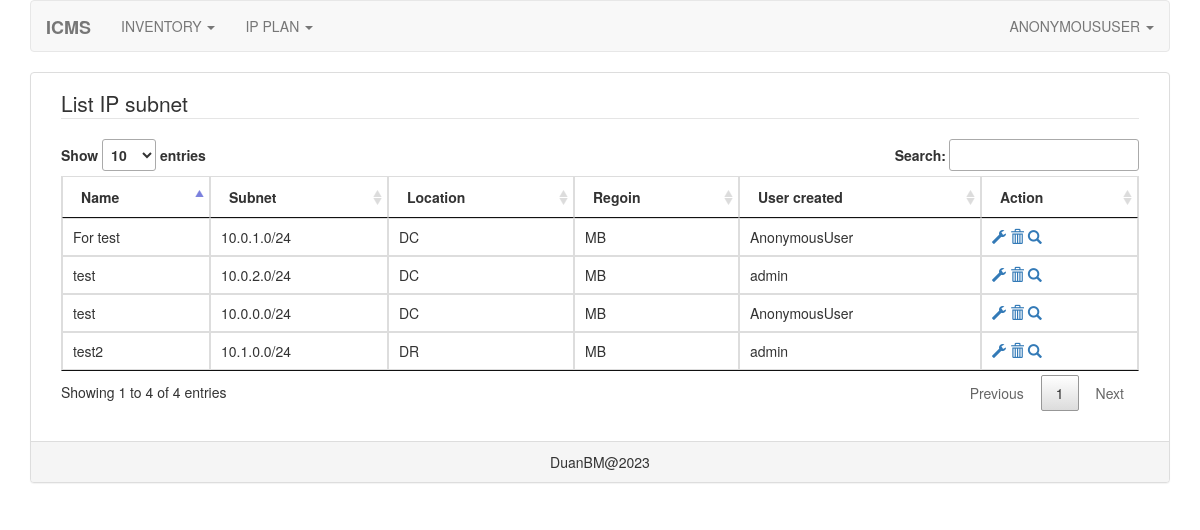
Page /ipplan/list-subnet on the committed database.
### ipplan/models.py (models this page shows, shortened)
class Subnet(models.Model):
    subnet = models.CharField(max_length=100, unique=True)
    name = models.CharField(max_length=100)
    location = models.ForeignKey('Location', on_delete=models.CASCADE)
    description = models.CharField(max_length=1000)
    created_time = models.DateTimeField(auto_now=True)
    user_created = models.CharField(max_length=100)

class Location(models.Model):
    location = models.CharField(max_length=100, unique=True)
    region = models.ForeignKey('Region', on_delete=models.CASCADE)
    description = models.CharField(max_length=200)
    created_time = models.DateTimeField(auto_now=True)
    user_created = models.CharField(max_length=100)
    def __str__(self):
        return self.location

class Region(models.Model):
    region = models.CharField(max_length=100, unique=True)
    description = models.CharField(max_length=200)
    created_time = models.DateTimeField(auto_now=True)
    user_created = models.CharField(max_length=100)
    def __str__(self):
        return self.region

### ipplan/views.py (the view)
# urls.py: path('list-subnet', SubnetListView.as_view()),
class SubnetListView(ListView):
    model = Subnet
    context_object_name = 'subnets'
    template_name = "list_subnet.html"

### ipplan/templates/list_subnet.html (shortened to what this page needs)
{% extends 'base.html' %}
{% block content %}
<div class="col-xs-12 col-sm-12 col-md-12 col-lg-12">
    <div class="form-group">
        <legend>List IP subnet</legend>
    </div>
    <div class="form-group">
        <div class="table-responsive">
            <table class="table table-hover table-bordered" id="list-ip-subnet-table">
                <thead>
                        <th>Name</th>
                        <th>Subnet</th>
                        <th>Location</th>
                        <th>Regoin</th>
                        <th>User created</th>
                        <th>Action</th>
                </thead>
                <tbody>
                    {% for obj in subnets %}
                    <tr>
                        <td>{{ obj.name }}</td>
                        <td>{{ obj.subnet }}</td>
                        <td>{{ obj.location }}</td>
                        <td>{{ obj.location.region }}</td>
                        <td>{{ obj.user_created }}</td>
                        <td>
                            <a href="/ipplan/update-subnet/{{obj.id}}"><span class="glyphicon glyphicon-wrench" aria-hidden="true"></span></a>
                            <a data-toggle="modal" href='#delete-subnet-modal' id="{{ obj.id }}"><span class="glyphicon glyphicon-trash" aria-hidden="true"></span></a>
                            <a href="/ipplan/list-ip/{{ obj.id }}"><span class="glyphicon glyphicon-search" aria-hidden="true"></span></a>
                        </td>
                    </tr>
                    {% endfor %}
                </tbody>
            </table>
        </div>
    </div>
</div>
{% endblock content %}
{% block css %}
<link rel="stylesheet" href="/static/core/css/jquery-datatable.css">
{% endblock css %}

### rows in the picture
Subnet: name "test", subnet "10.0.2.0/24", location "DC", location.region "MB", user_created "admin"
Subnet: name "test2", subnet "10.1.0.0/24", location "DR", location.region "MB", user_created "admin"
Subnet: name "For test", subnet "10.0.1.0/24", location "DC", location.region "MB", user_created "AnonymousUser"
Subnet: name "test", subnet "10.0.0.0/24", location "DC", location.region "MB", user_created "AnonymousUser"

### other values in the picture
{{ request.user| upper }} "ANONYMOUSUSER"
